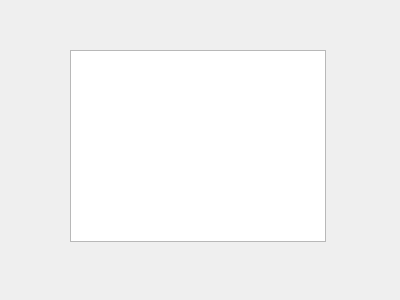
<?xml version="1.0" encoding="UTF-8"?>
<ui version="4.0">
 <class>TransDialog</class>
 <widget class="QDialog" name="TransDialog">
  <property name="geometry">
   <rect>
    <x>0</x>
    <y>0</y>
    <width>400</width>
    <height>300</height>
   </rect>
  </property>
  <property name="windowTitle">
   <string>Выбор транспорта</string>
  </property>
  <widget class="QTableView" name="view">
   <property name="geometry">
    <rect>
     <x>70</x>
     <y>50</y>
     <width>256</width>
     <height>192</height>
    </rect>
   </property>
  </widget>
 </widget>
 <resources/>
 <connections/>
</ui>
